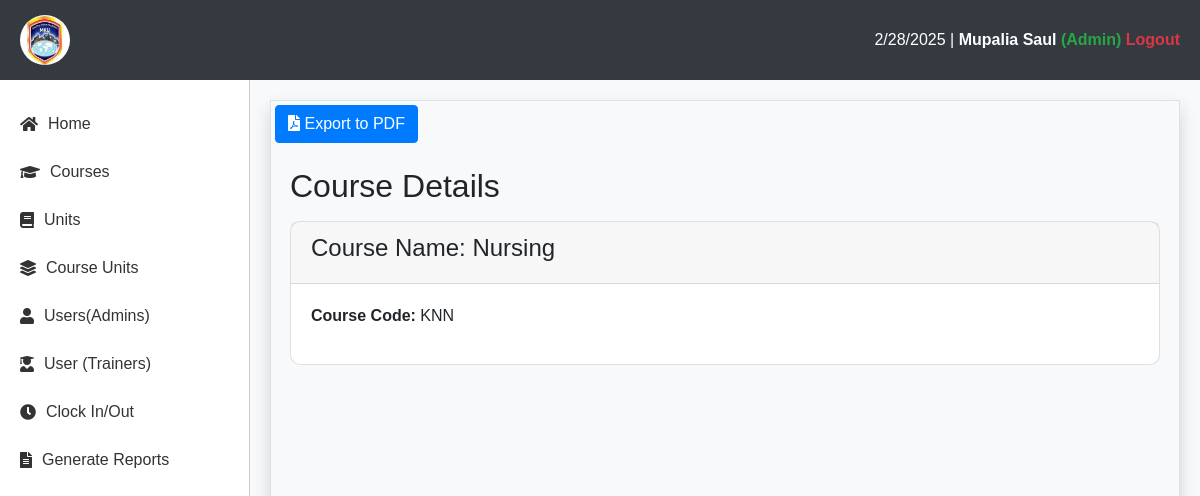
The page /base/course/1/ (signed in) on the database its author committed.
### reports/models.py (models this page shows, shortened)
class User(AbstractUser):
    ADMIN = (
        ("ADMIN", "ADMIN"),
        ("STUDENT", "STUDENT"),
        ("TRAINER", "TRAINER"),
        ("EXAMINATION_OFFICER", "EXAMINATION_OFFICER"),
    )
    id_number = models.CharField(max_length=50, unique=True, null=True)
    role = models.CharField(max_length=50, choices=ADMIN, default="STUDENT")
    profile_photo = models.ImageField(upload_to="photos/", blank=True, null=True)

class Course(models.Model):
    course_code = models.CharField(max_length=20, null=True, unique=True)
    course_name = models.CharField(max_length=200, null=True)
    updated = models.DateTimeField(auto_now=True, null=True)
    created = models.DateTimeField(auto_now_add=True, null=True)

### base/views.py (the view)
# urls.py: path('course/<int:course_id>/', views.course_detail, name='admin-course-detail-url'),
def course_detail(request, course_id):
    course = get_object_or_404(Course, id=course_id)
    return render(request, "base/course_units/course_details.html", {"course": course})

### reports/context_processors.py (called while the page is built, shortened)
def remaining_days(request):
    if request.user.is_authenticated:
        try:
            series = Series.objects.get(is_active=True)
            today = datetime.today().date()
            end_date = series.end_date
            remaining = abs((end_date - today).days)
            return {"remaining": remaining}
        except Series.DoesNotExist:
            return {"remaining": 0}
    else:
        return {"remaining": 0}

def dashboard(request):
    if request.user.is_authenticated:
        num_trainers = Trainer.objects.count()
        num_students = StudentExam.objects.count()
        num_units = Unit.objects.count()
        num_courses = Course.objects.count()
        num_admins = User.objects.filter(is_staff=True).count()
        active_classes = TeachingAttendance.objects.filter(is_clocked_in=True, is_clocked_out=False).count()
        return {
            "num_trainers": num_trainers,
            "num_students": num_students,
            "num_units": num_units,
            "num_courses": num_courses,
            "num_admins": num_admins if not request.user else num_admins - 1,
            "active_classes": active_classes,
        }

def unit_count(request):
    if request.user.is_authenticated:
        return {"unit_count": Unit.objects.count()}
    else:
        return {"unit_count": 0}

def student_count(request):
    if request.user.is_authenticated:
        return {"student_count": StudentExam.objects.count()}
    else:
        return {"student_count": 0}

def course_count(request):
    if request.user.is_authenticated:
        return {"course_count": Course.objects.count()}
    else:
        return {"course_count": 0}

    def process_request(self, request):
        try:
            series = Series.objects.get(is_active=True)
            today = datetime.today().date()
            end_date = series.end_date
            if today > end_date:
                series.is_active = False
                series.save()
        except Series.DoesNotExist:
            series = Series.objects.filter(is_active=False)
            today = datetime.today().date()
            for series in series:
                end_date = series.end_date
                if today < end_date or today == end_date:
                    series.is_active = True
                    series.save()
        return None

### templates/base/course_units/course_details.html (shortened to what this page needs)
{% extends "base/main.html" %}
{% block content %}
<div class="mb-4">
    <button id="exportPdfBtn" class="btn btn-primary {% if unit is not defined %}disabled{% endif %}">
        <i class="fas fa-file-pdf"></i> Export to PDF
    </button>
</div>
<div class="container unit-details">
    <h2 class="mt-4">Course Details</h2>
    <div class="card mt-3">
        <div class="card-header">
            <h4 class="text-capitalize">Course Name: {{ course.course_name }}</h4>
        </div>
        <div class="card-body">
            <p><strong>Course Code:</strong> {{ course.course_code }}</p>
        </div>
    </div>
</div>
{% endblock %}

### templates/base/main.html (shortened to what this page needs)
{% load static %}
<!DOCTYPE html>
<html lang="en">
<head>
    <link href="https://stackpath.bootstrapcdn.com/bootstrap/4.5.2/css/bootstrap.min.css" rel="stylesheet">
    <link rel="stylesheet" href="https://cdnjs.cloudflare.com/ajax/libs/font-awesome/5.15.4/css/all.min.css">
    <link rel="stylesheet" href="{% static 'base/css/main.css' %}">
</head>
<body>
    <div class="top-nav">
        <div class="logo">
            <img src="{% static 'img/logo.jpeg' %}" alt="Logo">
        </div>
        <div>
            <span id="current-date"></span> |
            <a href="{% url 'admin-profile-url' %}">{{ request.user.last_name }} {{ request.user.first_name }} <span class="text-success">(Admin)</span> </a>
            <a href="{% url 'admin-signout-url' %}" class="text-danger">Logout</a>
        </div>
    </div>
    <div class="main-container">
        <div class="sidebar">
            {% if request.user.is_authenticated %}
                <a href="{% url 'admin-home-url' %}"><i class="fas fa-home"></i> Home</a>
                <a href="{% url 'admin-courses-url' %}"><i class="fas fa-graduation-cap"></i> Courses</a>
                <a href="{% url 'admin-units-url' %}"><i class="fas fa-book"></i> Units</a>
                <a href="{% url 'admin-course-units-url' %}"><i class="fas fa-layer-group"></i> Course Units</a>
                <a href="{% url 'admins-url' %}"><i class="fas fa-user"></i> Users(Admins)</a>
                <a href="{% url 'trainers-url' %}"><i class="fas fa-user-graduate"></i> User (Trainers)</a>
                <a href="{% url 'admin-clock-url' %}"><i class="fas fa-clock"></i> Clock In/Out</a>
                <a href="{% url 'clock-reports-url' %}"><i class="fas fa-file-alt"></i> Generate Reports</a>
            {% endif %}
        </div>
        <div class="content">
            <div class="border p-1 shadow" style="min-height: 100vh;">
                {% block content %}
                {% endblock %}
            </div>
        </div>
    </div>
</body>
</html>

### static/base/css/main.css (style rules this page uses)
.card { border-radius: 10px; transition: transform 0.2s ease-in-out; }

### templates/base/main.html (style rules this page uses)
body, html { height: 100%; margin: 0; font-family: 'Arial', sans-serif; }
.top-nav { background-color: #343a40; color: white; padding: 15px 20px; display: flex; justify-content: space-between; align-items: center; box-shadow: 0px 2px 10px rgba(0, 0, 0, 0.1); }
.top-nav .logo img { width: 50px; height: 50px; border-radius: 50%; }
.top-nav a { color: white; text-decoration: none; font-weight: bold; }
.main-container { display: flex; height: calc(100vh - 70px); overflow: hidden; }
.sidebar { width: 250px; background-color: #fff; padding-top: 20px; height: 100%; border-right: 1px solid #ccc; display: flex; flex-direction: column; box-shadow: 2px 0px 5px rgba(0, 0, 0, 0.1); }
.sidebar a { color: #333; text-decoration: none; padding: 12px 20px; display: flex; align-items: center; font-size: 1rem; transition: 0.3s; }
.sidebar a i { margin-right: 10px; }
.content { flex-grow: 1; background-color: #f8f9fa; padding: 20px; overflow-y: auto; }

### rows shown on the page
User: user.last_name "Mupalia", user.first_name "Saul"
Course: course_name "Nursing", course_code "KNN"
